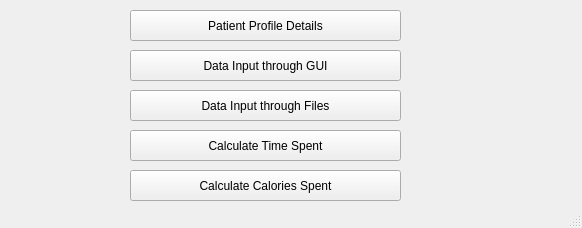
<?xml version="1.0" encoding="UTF-8"?>
<ui version="4.0">
 <class>MainWindow</class>
 <widget class="QMainWindow" name="MainWindow">
  <property name="geometry">
   <rect>
    <x>0</x>
    <y>0</y>
    <width>582</width>
    <height>228</height>
   </rect>
  </property>
  <property name="windowTitle">
   <string>Diabetic Activity Analysis</string>
  </property>
  <widget class="QWidget" name="centralwidget">
   <widget class="QPushButton" name="pushButton">
    <property name="geometry">
     <rect>
      <x>130</x>
      <y>50</y>
      <width>271</width>
      <height>31</height>
     </rect>
    </property>
    <property name="text">
     <string>Data Input through GUI</string>
    </property>
   </widget>
   <widget class="QPushButton" name="pushButton_2">
    <property name="geometry">
     <rect>
      <x>130</x>
      <y>90</y>
      <width>271</width>
      <height>31</height>
     </rect>
    </property>
    <property name="text">
     <string>Data Input through Files</string>
    </property>
   </widget>
   <widget class="QPushButton" name="pushButton_3">
    <property name="geometry">
     <rect>
      <x>130</x>
      <y>130</y>
      <width>271</width>
      <height>31</height>
     </rect>
    </property>
    <property name="text">
     <string>Calculate Time Spent</string>
    </property>
   </widget>
   <widget class="QPushButton" name="pushButton_4">
    <property name="geometry">
     <rect>
      <x>130</x>
      <y>170</y>
      <width>271</width>
      <height>31</height>
     </rect>
    </property>
    <property name="text">
     <string>Calculate Calories Spent</string>
    </property>
   </widget>
   <widget class="QPushButton" name="pushButton_5">
    <property name="geometry">
     <rect>
      <x>130</x>
      <y>10</y>
      <width>271</width>
      <height>31</height>
     </rect>
    </property>
    <property name="text">
     <string>Patient Profile Details</string>
    </property>
   </widget>
  </widget>
  <widget class="QStatusBar" name="statusbar"/>
 </widget>
 <resources/>
 <connections/>
</ui>
